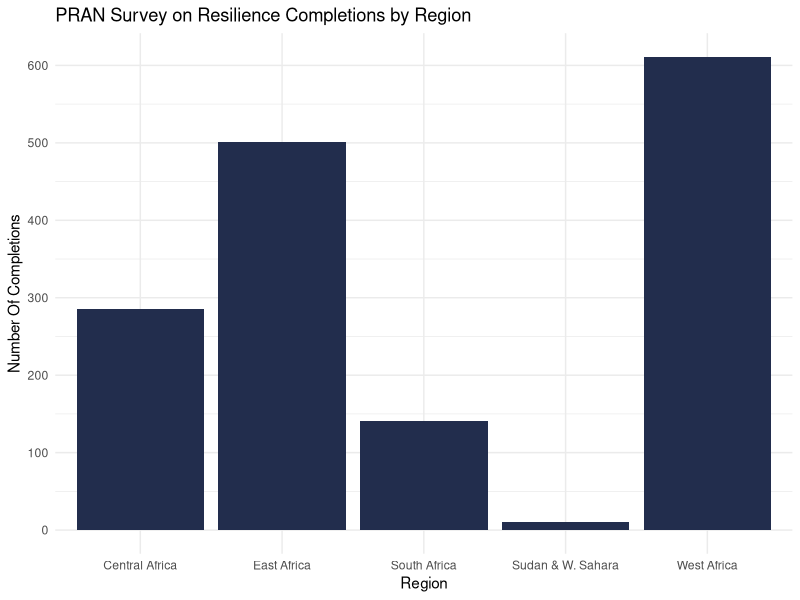
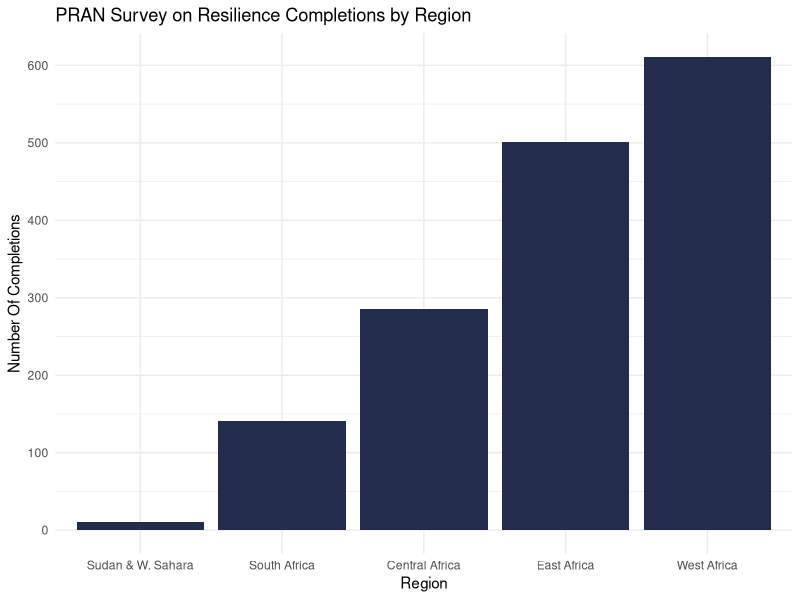
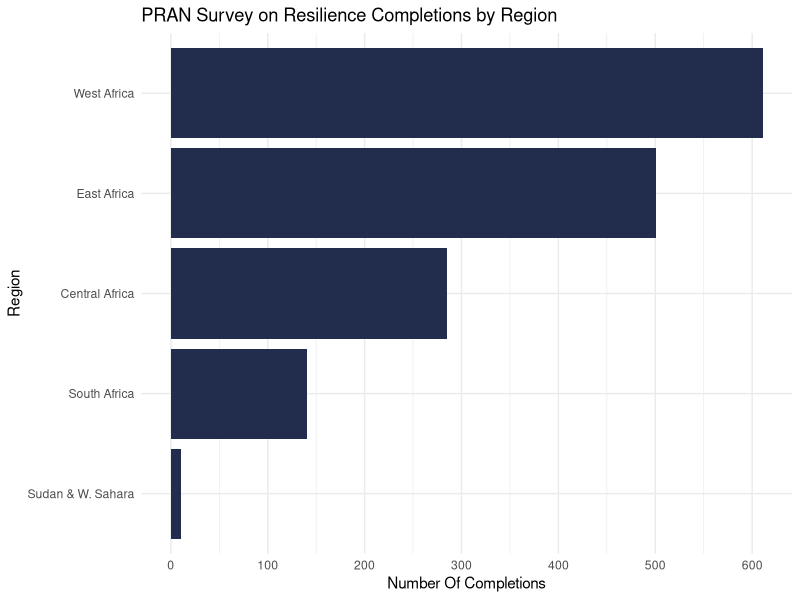
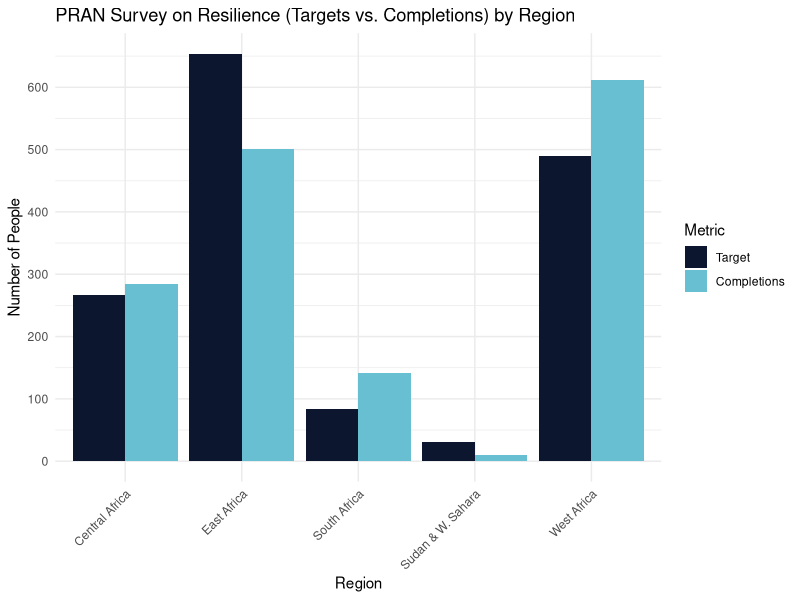
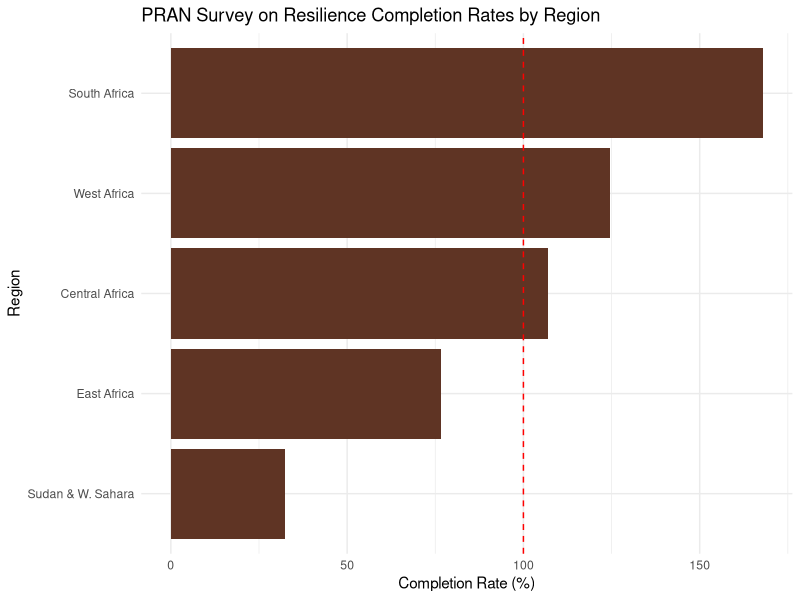
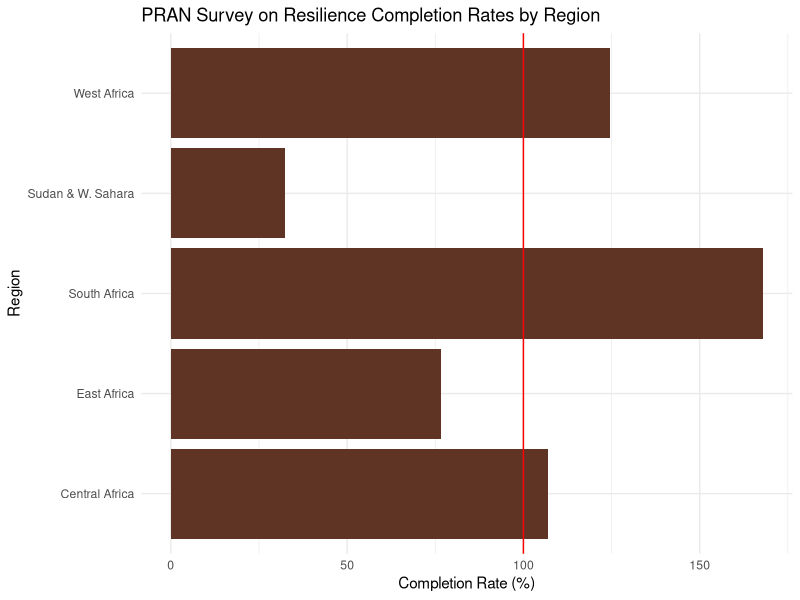
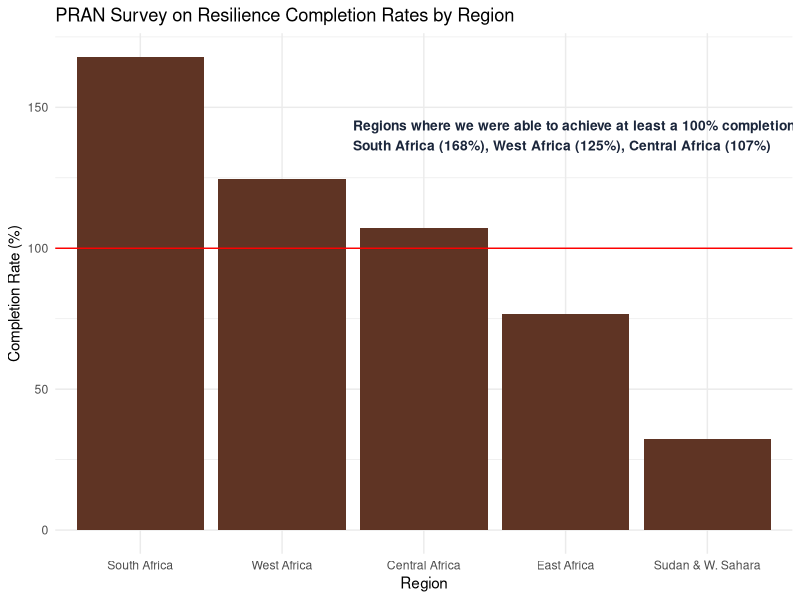
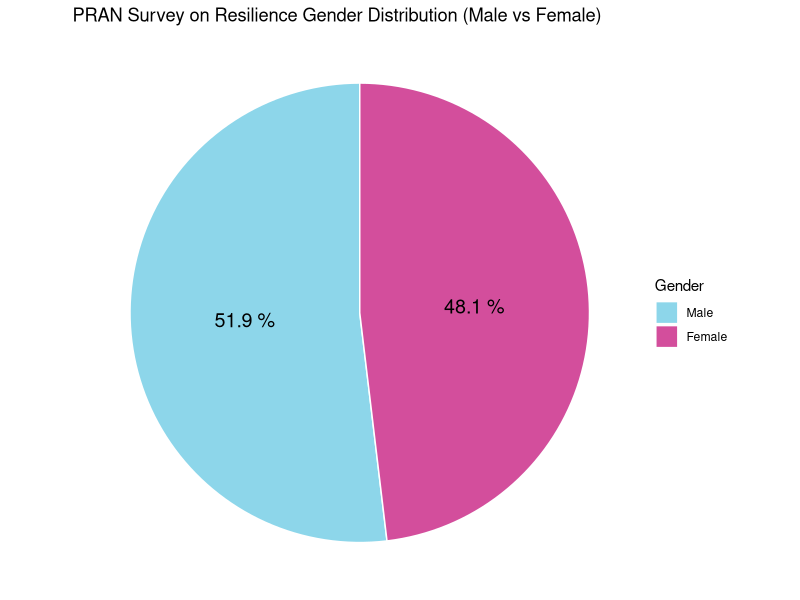

The R script that drew these images, in order: (Note: this script raises an error after producing the figures.)
library(ggplot2)
library(tidyverse)

##########################
# By Region
##########################
# Completions By Region Data
regional_data <- data.frame(
  Region = c("West Africa", "Central Africa", "East Africa", 
             "South Africa", "Sudan & W. Sahara"),
  Target = c(490, 266, 654, 84, 31),
  Completions = c(611, 285, 501, 141, 10),
  PercentTotalTarget = c(40.1, 18.7, 32.9, 9.2, 0.7),
  PercentRegionTarget = c(124.7, 107.1, 76.6, 167.9, 32.3)
)

#1
ggplot(regional_data, aes(x = Region, y = Completions)) +
  geom_bar(stat = "identity", fill = "#222d4d") +
  labs(title = "PRAN Survey on Resilience Completions by Region",
       x = "Region", y = "Number Of Completions") +
  theme_minimal() +
  scale_y_continuous(breaks = seq(0, max(regional_data$Completions), 100))

#2
ggplot(regional_data, aes(x = reorder(Region, Completions), y = Completions)) +
  geom_bar(stat = "identity", fill = "#222d4d") +
  labs(title = "PRAN Survey on Resilience Completions by Region",
       x = "Region", y = "Number Of Completions") +
  theme_minimal() +
  scale_y_continuous(breaks = seq(0, max(regional_data$Completions), 100))

#3
ggplot(regional_data, aes(x = reorder(Region, Completions), y = Completions)) +
  geom_bar(stat = "identity", fill = "#222d4d") +
  coord_flip() +
  labs(title = "PRAN Survey on Resilience Completions by Region",
       x = "Region", y = "Number Of Completions") +
  theme_minimal() +
  scale_y_continuous(breaks = seq(0, max(regional_data$Completions), 100))

# Reshape to long format
long_data <- pivot_longer(regional_data, cols = c(Target, Completions),
                          names_to = "Metric", values_to = "Value")

long_data$Metric <- factor(long_data$Metric, levels = c("Target", "Completions"))

#4 (Targets vs. Completions)
ggplot(long_data, aes(x = Region, y = Value, fill = Metric)) +
  geom_bar(stat = "identity", position = "dodge") +
  labs(title = "PRAN Survey on Resilience (Targets vs. Completions) by Region",
       x = "Region", y = "Number of People") +
  theme_minimal() +
  scale_fill_manual(values = c("#0c162e", "#69bfd2")) +
  theme(axis.text.x = element_text(angle = 45, hjust = 1)) + 
  scale_y_continuous(breaks = seq(0, 800, 100))

#5 (Completion Rates)
ggplot(regional_data, aes(x = reorder(Region, PercentRegionTarget), y = PercentRegionTarget)) +
  geom_bar(stat = "identity", fill = "#5f3424") +
  coord_flip() +
  labs(title = "PRAN Survey on Resilience Completion Rates by Region", 
       x = "Region", y = "Completion Rate (%)") +
  geom_hline(yintercept = 100, linetype = "dashed", color = "red") +
  theme_minimal()

#6 (Completion Rates)
ggplot(regional_data, aes(x = Region, y = PercentRegionTarget)) +
  geom_bar(stat = "identity", fill = "#5f3424") +
  coord_flip() +
  labs(title = "PRAN Survey on Resilience Completion Rates by Region", 
       x = "Region", y = "Completion Rate (%)") +
  geom_hline(yintercept = 100, linetype = "solid", color = "red") +
  theme_minimal()

#7 (Completion Rates)
ggplot(regional_data, aes(x = reorder(Region, -PercentRegionTarget), 
                          y = PercentRegionTarget)) +
  geom_bar(stat = "identity", fill = "#5f3424") +
  labs(title = "PRAN Survey on Resilience Completion Rates by Region", 
       x = "Region", y = "Completion Rate (%)") +
  geom_hline(yintercept = 100, linetype = "solid", color = "red") +
  theme_minimal() +
  annotate(
    "text", x = 2.5, y = 140,  
    label = "Regions where we were able to achieve at least a 100% completion rate:\nSouth Africa (168%), West Africa (125%), Central Africa (107%)",
    hjust = 0,  # Left-align text
    size = 3.5,  # Text size
    fontface = "bold",
    color = "#1B263B"
  )



##########################
# By Gender
##########################
# Gender Data
gender_data <- data.frame(
  Gender = c("Male", "Female", "Nonbinary", "Other", 
             "Do not know", "Prefer not to answer"),
  Count = c(795, 737, 1, 2, 0, 13),
  Percent = c(51.4, 47.6, 0.1, 0.1, 0.0, 0.8)
)

# Gender Data (Male & Female only)
gender_data2 <- data.frame(
  Gender = c("Male", "Female"),
  Count = c(795, 737)
)

# Percentage Calculation and label
gender_data2$Percent <- round(gender_data2$Count / 
                                sum(gender_data2$Count) * 100, 1)

# Reorder Gender levels making Male come first
gender_data2$Gender <- factor(gender_data2$Gender, 
                              levels = c("Male", "Female"))

#1 Gender Data Pie chart (Male & Female)
ggplot(gender_data2, aes(x = "", y = Count, fill = Gender)) +
  geom_bar(stat = "identity", width = 1, color = "white") +
  coord_polar(theta = "y") +
  geom_text(aes(label = paste(Percent, "%")), 
            position = position_stack(vjust = 0.5), size = 5) +
  scale_fill_manual(values = c("#8DD6EA", "#d34e9c")) +
  labs(title = "PRAN Survey on Resilience Gender Distribution (Male vs Female)", 
       x = NULL, y = NULL, fill = "Gender") +
  theme_void() +
  theme(legend.position = "right")

# Make three groups: Male, Female, Other
donut_data <- gender_data %>%
  mutate(Category = ifelse(Gender %in% c("Male", "Female"), 
                           Gender, "Other")) %>%
  group_by(Category) %>%
  summarise(Count = sum(Count)) %>%
  mutate(Fraction = Count / sum(Count),
         Ymax = cumsum(Fraction),
         Ymin = lag(Ymax, default = 0),
         LabelPosition = (Ymax + Ymin) / 2,
         Label = paste0(Category, ": ", round(Fraction * 100, 1), "%"))

donut_data$Gender <- factor(donut_data$Category, 
                              levels = c("Male", "Female"))

#2 Gender Data Donut chart (Male, Female & Other)
ggplot(donut_data) +
  geom_rect(aes(ymin = Ymin, ymax = Ymax, xmax = 4, 
                xmin = 3, fill = Category)) +
  coord_polar(theta = "y") +
  xlim(c(2, 4)) +  # Donut hole size
  theme_void() +
  geom_text(aes(x = 3.5, y = LabelPosition, label = Label), 
            color = "black", size = 5) +
  scale_fill_manual(values = c("Male" = "#8DD6EA", 
                               "Female" = "#d34e9c", "Other" = "#d1b899")) +
  ggtitle("PRAN Survey on Resilience Gender Distribution (Grouped)")



##########################
# By Language
##########################
# Language Data
language_data <- data.frame(
  Language = c("English", "French"),
  Count = c(1195, 353)
)

# Calculate percent and label
language_data$Percent <- round(language_data$Count / 
                                 sum(language_data$Count) * 100, 1)
language_data$Label <- paste(language_data$Percent, "%")

#1 Pie chart using ggplot2
ggplot(survey_language_data, aes(x = "", y = Count, fill = Language)) +
  geom_bar(stat = "identity", width = 1, color = "white") +
  coord_polar(theta = "y") +
  geom_text(aes(label = Label), 
            position = position_stack(vjust = 0.5), size = 5) +
  scale_fill_manual(values = c("#d1b899", "#445a80")) +
  labs(title = "PRAN Resilience Survey: Language of Completion", 
       x = NULL, y = NULL, fill = "Language") +
  theme_void() +
  theme(legend.position = "right")



##########################
# By Country
##########################
country_data <- data.frame(
  Country = c("Angola", "Benin", "Botswana", "Burkina Faso", "Burundi", "Cameroon", "Cape Verde", 
              "Central African Republic", "Chad", "Comoros", "Congo (Brazzaville)", "Congo (Democratic)", 
              "Côte d’Ivoire", "Djibouti", "Equatorial Guinea", "Eritrea", "Ethiopia", "Gabon", 
              "The Gambia", "Ghana", "Guinea", "Guinea-Bissau", "Kenya", "Lesotho", "Liberia", 
              "Madagascar", "Malawi", "Mali", "Mauritania", "Mauritius", "Mozambique", "Namibia", 
              "Niger", "Nigeria", "Réunion", "Rwanda", "Sao Tome", "Senegal", "Seychelles", 
              "Sierra Leone", "Somalia", "R. of South Africa", "Sudan", "South Sudan", "Swaziland/Eswatini", 
              "Tanzania", "Togo", "Uganda", "Western Sahara", "Zambia", "Zimbabwe"),
  Total = c(
    65, 40, 33, 28, 14, 147, 13, 5, 14, 0, 
    7, 84, 34, 1, 1, 100, 106, 9, 3, 173, 10, 
    0, 66, 7, 21, 2, 4, 13, 0, 1, 0, 2, 13, 209, 
    0, 11, 1, 26, 2, 12, 78, 33, 13, 43, 0, 14, 19, 
    32, 0, 1, 38
  ),
  Percentage = c(
    4.2, 2.6, 2.1, 1.8, 0.9, 9.5, 0.8, 0.3, 0.9, 0.0,
    0.5, 5.4, 2.2, 0.1, 0.1, 6.5, 6.8, 0.6, 0.2, 11.2,
    0.6, 0.0, 4.3, 0.5, 1.4, 0.1, 0.3, 0.8, 0.0, 0.1,
    0.0, 0.1, 0.8, 13.5, 0.0, 0.7, 0.1, 1.7, 0.1, 0.8,
    5.0, 2.1, 0.8, 2.8, 0.0, 0.9, 1.2, 2.1, 0.0, 0.1,
    2.5
  )
)

ggplot(country_data, aes(x = reorder(Country, Total), y = Total)) +
  geom_bar(stat = "identity", fill = "skyblue") +
  coord_flip() + # Flips the chart to make it horizontal
  labs(title = "Total Data by Country",
       x = "Country",
       y = "Total") +
  theme_minimal()

ggplot(country_data, aes(x = "", y = Percentage, fill = Country)) +
  geom_bar(stat = "identity", width = 1) +
  coord_polar(theta = "y") +
  labs(title = "Percentage by Country") +
  theme_void() +
  theme(legend.position = "none")

# Top 10 countries by Total
top10 <- country_data %>%
  arrange(desc(Total)) %>%
  slice_head(n = 10)

#1 (top 10)
ggplot(top10, aes(x = Country, y = Total)) +
  geom_bar(stat = "identity", fill = "#5f3424") +
  coord_flip() +
  labs(title = "PRAN Resilience Survey: Top 10 Countries of Origin",
       x = "Country of Origin",
       y = "Number of People") +
  theme_minimal()

#2 (top 10 sorted)
ggplot(top10, aes(x = reorder(Country, Total), y = Total)) +
  geom_bar(stat = "identity", fill = "#5f3424") +
  coord_flip() +
  labs(title = "PRAN Resilience Survey: Top 10 Countries of Origin",
       x = "Country of Origin",
       y = "Number of People") +
  theme_minimal()

# Top 5 countries by Percentage
top5Percentage <- country_data %>%
  arrange(desc(Percentage)) %>%
  slice(1:5) %>%
  mutate(
    Country = factor(Country, levels = Country),
    ymax = cumsum(Percentage),
    ymin = lag(ymax, default = 0),
    label_pos = (ymin + ymax) / 2,
    label = paste0(Country, "\n", Percentage, "%")
  )

custom_colors <- c(
  "Nigeria" = "#c51f85",
  "Ghana" = "#a96847",
  "Cameroon" = "#8bd6ec",
  "Ethiopia" = "#88a73d",
  "Eritrea" = "#ecdbc1"
)


#3 (top 5 percentages)
ggplot(top5Percentage, aes(ymax = ymax, ymin = ymin, xmax = 4, 
                            xmin = 3, fill = Country)) +
  geom_rect(color = "white") +
  coord_polar(theta = "y") +
  xlim(c(2, 4)) +
  theme_void() +
  theme(legend.position = "none") +
  geom_text(aes(x = 3.5, y = label_pos, label = label), size = 4) +
  scale_fill_manual(values = custom_colors) +
  ggtitle("PRAN Resilience Survey: Top 5 Countries by Percentage")
